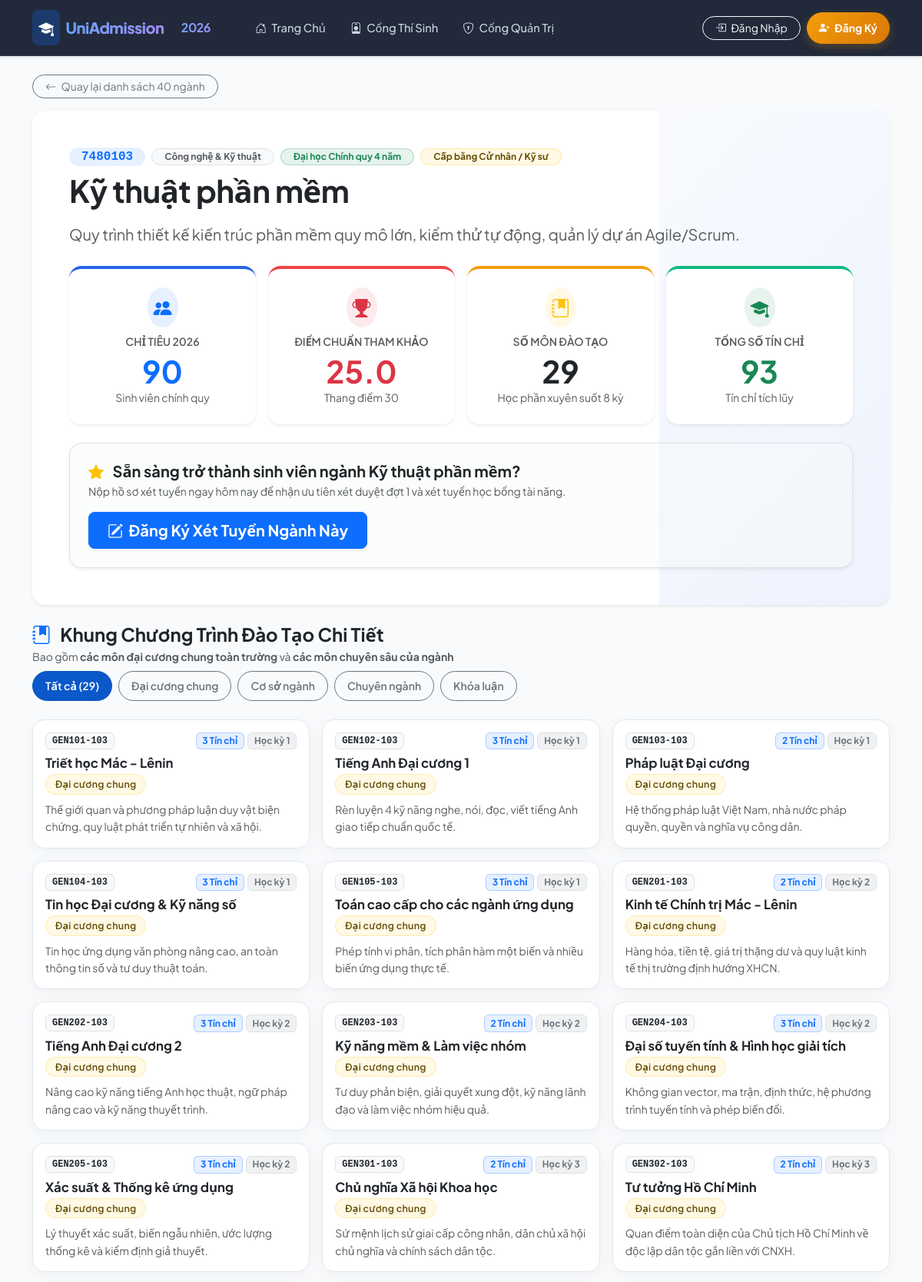
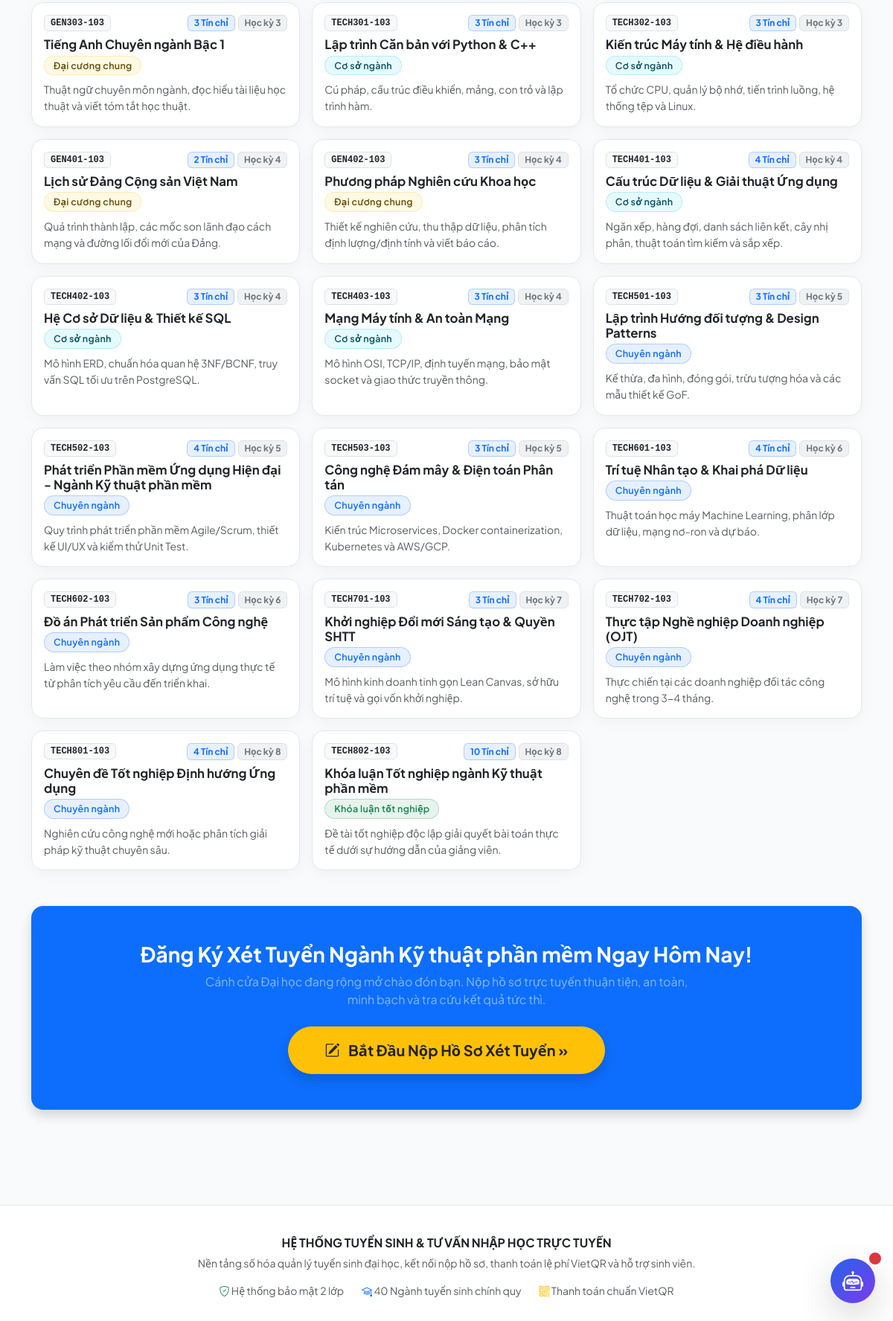
The app's page /majors/3 with its own data (2 pictures, top to bottom).
### app/models.py (models this page shows)
class Major(Base):
    __tablename__ = "majors"
    id = Column(Integer, primary_key=True, index=True)
    code = Column(String(20), unique=True, index=True, nullable=False) # VD: 7480201 (CNTT)
    name = Column(String(200), nullable=False)                         # Công nghệ thông tin
    category = Column(String(100), default="Công nghệ & Kỹ thuật")     # Khối ngành
    description = Column(Text, nullable=True)                          # Giới thiệu ngành học & chuẩn đầu ra
    quota = Column(Integer, default=50)                               # Chỉ tiêu tuyển sinh
    benchmark_score = Column(Float, default=0.0)                      # Điểm chuẩn trúng tuyển (sau lọc ảo)
    applications = relationship("AdmissionApplication", back_populates="major", foreign_keys="[AdmissionApplication.major_id]")
    applications_nv2 = relationship("AdmissionApplication", back_populates="major_nv2", foreign_keys="[AdmissionApplication.major_nv2_id]")
    subjects = relationship("Subject", back_populates="major", cascade="all, delete-orphan")

class Subject(Base):
    __tablename__ = "subjects"
    id = Column(Integer, primary_key=True, index=True)
    code = Column(String(30), index=True, nullable=False)              # VD: GEN101, IT101, BA203
    name = Column(String(200), nullable=False)                         # Tên môn học
    credits = Column(Integer, default=3)                               # Số tín chỉ (2, 3, 4)
    semester = Column(Integer, default=1)                              # Học kỳ (1 đến 8)
    subject_type = Column(String(50), default="Cơ sở ngành")          # Đại cương, Cơ sở ngành, Chuyên ngành
    description = Column(Text, nullable=True)                          # Tóm tắt nội dung môn học
    major_id = Column(Integer, ForeignKey("majors.id"), nullable=False)
    major = relationship("Major", back_populates="subjects")

### app/routers/web_views.py (the view)
@router.get("/majors/{major_id}")
def major_detail_page(major_id: int, request: Request, db: Session = Depends(get_db)):
    user = get_current_user(request, db)
    major = db.query(Major).filter(Major.id == major_id).first()
    if not major:
        raise HTTPException(status_code=404, detail="Không tìm thấy ngành học!")
    subjects = db.query(Subject).filter(Subject.major_id == major_id).order_by(Subject.semester, Subject.code).all()
    total_credits = sum(s.credits for s in subjects)
    return templates.TemplateResponse("major_detail.html", {
        "request": request,
        "user": user,
        "major": major,
        "subjects": subjects,
        "total_credits": total_credits
    })

### app/templates/major_detail.html (shortened to what this page needs)
{% extends "base.html" %}
{% block content %}
<div class="mb-4">
    <a href="/" class="btn btn-sm btn-outline-secondary rounded-pill mb-3 px-3">
        <i class="bi bi-arrow-left me-1"></i> Quay lại danh sách 40 ngành
    </a>
    <div class="card card-modern p-4 p-lg-5 bg-white border-0 shadow-sm mb-4 position-relative overflow-hidden">
        <div class="position-relative">
            <div class="d-flex align-items-center gap-2 mb-2 flex-wrap">
                <span class="badge bg-primary bg-opacity-10 text-primary font-monospace fs-6 px-3 py-1 rounded-pill fw-bold">{{ major.code }}</span>
                <span class="badge bg-light text-muted border px-3 py-1 rounded-pill">{{ major.category }}</span>
                <span class="badge bg-success bg-opacity-10 text-success border border-success border-opacity-25 px-3 py-1 rounded-pill">Đại học Chính quy 4 năm</span>
                <span class="badge bg-warning bg-opacity-10 text-warning-emphasis border border-warning border-opacity-25 px-3 py-1 rounded-pill">Cấp bằng Cử nhân / Kỹ sư</span>
            </div>
            <h2 class="display-6 fw-bold text-dark mb-3 mt-1" style="letter-spacing: -0.5px;">{{ major.name }}</h2>
            <p class="text-muted fs-5 mb-4" style="line-height: 1.7; max-width: 900px;">{{ major.description }}</p>
            <div class="row g-3 mb-4">
                <div class="col-6 col-md-3">
                    <div class="card card-modern p-3 p-md-4 border-0 shadow-sm text-center h-100 bg-white" style="border-top: 4px solid #2563eb !important;">
                        <div class="d-inline-flex p-2 rounded-circle bg-primary bg-opacity-10 text-primary mb-2 mx-auto">
                            <i class="bi bi-people-fill fs-4"></i>
                        </div>
                        <div class="small text-muted text-uppercase fw-semibold mb-1">Chỉ tiêu 2026</div>
                        <div class="display-6 fw-bold text-primary mb-0">{{ major.quota }}</div>
                        <div class="small text-muted">Sinh viên chính quy</div>
                    </div>
                </div>
                <div class="col-6 col-md-3">
                    <div class="card card-modern p-3 p-md-4 border-0 shadow-sm text-center h-100 bg-white" style="border-top: 4px solid #ef4444 !important;">
                        <div class="d-inline-flex p-2 rounded-circle bg-danger bg-opacity-10 text-danger mb-2 mx-auto">
                            <i class="bi bi-trophy-fill fs-4"></i>
                        </div>
                        <div class="small text-muted text-uppercase fw-semibold mb-1">Điểm chuẩn tham khảo</div>
                        <div class="display-6 fw-bold text-danger mb-0">{{ major.benchmark_score if major.benchmark_score > 0 else '24.5' }}</div>
                        <div class="small text-muted">Thang điểm 30</div>
                    </div>
                </div>
                <div class="col-6 col-md-3">
                    <div class="card card-modern p-3 p-md-4 border-0 shadow-sm text-center h-100 bg-white" style="border-top: 4px solid #f59e0b !important;">
                        <div class="d-inline-flex p-2 rounded-circle bg-warning bg-opacity-10 text-warning mb-2 mx-auto">
                            <i class="bi bi-journal-bookmark-fill fs-4"></i>
                        </div>
                        <div class="small text-muted text-uppercase fw-semibold mb-1">Số môn đào tạo</div>
                        <div class="display-6 fw-bold text-dark mb-0">{{ subjects|length }}</div>
                        <div class="small text-muted">Học phần xuyên suốt 8 kỳ</div>
                    </div>
                </div>
                <div class="col-6 col-md-3">
                    <div class="card card-modern p-3 p-md-4 border-0 shadow-sm text-center h-100 bg-white" style="border-top: 4px solid #10b981 !important;">
                        <div class="d-inline-flex p-2 rounded-circle bg-success bg-opacity-10 text-success mb-2 mx-auto">
                            <i class="bi bi-mortarboard-fill fs-4"></i>
                        </div>
                        <div class="small text-muted text-uppercase fw-semibold mb-1">Tổng số tín chỉ</div>
                        <div class="display-6 fw-bold text-success mb-0">{{ total_credits }}</div>
                        <div class="small text-muted">Tín chỉ tích lũy</div>
                    </div>
                </div>
            </div>
            <div class="card p-4 border rounded-4 bg-light bg-opacity-50 shadow-sm">
                <div class="d-flex justify-content-between align-items-center flex-wrap gap-3">
                    <div>
                        <h5 class="fw-bold text-dark mb-1"><i class="bi bi-star-fill text-warning me-2"></i> Sẵn sàng trở thành sinh viên ngành {{ major.name }}?</h5>
                        <p class="text-muted small mb-0">Nộp hồ sơ xét tuyển ngay hôm nay để nhận ưu tiên xét duyệt đợt 1 và xét tuyển học bổng tài năng.</p>
                    </div>
                    <div>
                        <a href="/student" class="btn btn-primary btn-lg px-4 py-2 fw-bold shadow-sm text-nowrap">
                            <i class="bi bi-pencil-square me-1"></i> Đăng Ký Xét Tuyển Ngành Này
                        </a>
                    </div>
                </div>
            </div>
        </div>
    </div>
    <div class="d-flex justify-content-between align-items-center mb-4 flex-wrap gap-2">
        <div>
            <h4 class="fw-bold mb-1 text-dark"><i class="bi bi-journal-bookmark-fill text-primary me-2"></i> Khung Chương Trình Đào Tạo Chi Tiết</h4>
            <p class="text-muted mb-0 small">Bao gồm <strong>các môn đại cương chung toàn trường</strong> và <strong>các môn chuyên sâu của ngành</strong></p>
        </div>
        <div class="d-flex gap-2 flex-wrap" id="subjectFilterPills">
            <button class="btn btn-sm btn-primary active sub-filter-btn rounded-pill px-3 py-2 fw-semibold" onclick="filterSubjects('ALL', this)">Tất cả ({{ subjects|length }})</button>
            <button class="btn btn-sm btn-outline-secondary sub-filter-btn rounded-pill px-3 py-2 fw-semibold" onclick="filterSubjects('Đại cương chung', this)">Đại cương chung</button>
            <button class="btn btn-sm btn-outline-secondary sub-filter-btn rounded-pill px-3 py-2 fw-semibold" onclick="filterSubjects('Cơ sở ngành', this)">Cơ sở ngành</button>
            <button class="btn btn-sm btn-outline-secondary sub-filter-btn rounded-pill px-3 py-2 fw-semibold" onclick="filterSubjects('Chuyên ngành', this)">Chuyên ngành</button>
            <button class="btn btn-sm btn-outline-secondary sub-filter-btn rounded-pill px-3 py-2 fw-semibold" onclick="filterSubjects('Khóa luận tốt nghiệp', this)">Khóa luận</button>
        </div>
    </div>
    <div class="row g-3" id="subjectsGrid">
        {% for s in subjects %}
        <div class="col-md-6 col-lg-4 subject-item" data-type="{{ s.subject_type }}">
            <div class="card card-modern h-100 p-3 bg-white">
                <div class="d-flex justify-content-between align-items-start mb-2">
                    <span class="badge bg-light text-dark border font-monospace px-2 py-1">{{ s.code }}</span>
                    <div class="d-flex gap-1">
                        <span class="badge bg-primary bg-opacity-10 text-primary border border-primary border-opacity-25">{{ s.credits }} Tín chỉ</span>
                        <span class="badge bg-secondary bg-opacity-10 text-secondary border">Học kỳ {{ s.semester }}</span>
                    </div>
                </div>
                <h6 class="fw-bold text-dark mb-1" style="font-size: 1.05rem;">{{ s.name }}</h6>
                <div class="mb-2">
                    {% if s.subject_type == 'Đại cương chung' %}
                        <span class="badge bg-warning bg-opacity-10 text-warning-emphasis border border-warning border-opacity-25 badge-pill">{{ s.subject_type }}</span>
                    {% elif s.subject_type == 'Cơ sở ngành' %}
                        <span class="badge bg-info bg-opacity-10 text-info-emphasis border border-info border-opacity-25 badge-pill">{{ s.subject_type }}</span>
                    {% elif s.subject_type == 'Chuyên ngành' %}
                        <span class="badge bg-primary bg-opacity-10 text-primary border border-primary border-opacity-25 badge-pill">{{ s.subject_type }}</span>
                    {% else %}
                        <span class="badge bg-success bg-opacity-10 text-success border border-success border-opacity-25 badge-pill">{{ s.subject_type }}</span>
                    {% endif %}
                </div>
                <p class="text-muted small mb-0 flex-grow-1" style="line-height: 1.6;">{{ s.description }}</p>
            </div>
        </div>
        {% endfor %}
    </div>
    <div class="card card-modern p-4 p-md-5 mt-5 text-center bg-primary text-white border-0 shadow">
        <h3 class="fw-bold mb-2">Đăng Ký Xét Tuyển Ngành {{ major.name }} Ngay Hôm Nay!</h3>
        <p class="fs-6 text-white-50 mb-4" style="max-width: 650px; margin: 0 auto;">Cánh cửa Đại học đang rộng mở chào đón bạn. Nộp hồ sơ trực tuyến thuận tiện, an toàn, minh bạch và tra cứu kết quả tức thì.</p>
        <div>
            <a href="/student" class="btn btn-warning text-dark btn-lg px-5 py-3 fw-bold rounded-pill shadow">
                <i class="bi bi-pencil-square me-2"></i> Bắt Đầu Nộp Hồ Sơ Xét Tuyển &raquo;
            </a>
        </div>
    </div>
</div>
{% endblock %}

### app/templates/base.html (style rules this page uses)
:root { --primary: #2563eb; --primary-dark: #1d4ed8; --primary-light: #eff6ff; --secondary: #0f172a; --accent: #f59e0b; --success: #10b981; --danger: #ef4444; --surface: #ffffff; --background: #f8fafc; --border: #e2e8f0; --text-main: #1e293b; --text-muted: #64748b; }
body { background-color: var(--background); color: var(--text-main); font-family: 'Plus Jakarta Sans', system-ui, -apple-system, sans-serif; -webkit-font-smoothing: antialiased; }
.card-modern { background: var(--surface); border: 1px solid var(--border); border-radius: 16px; box-shadow: 0 4px 20px -2px rgba(15, 23, 42, 0.05); transition: all 0.25s cubic-bezier(0.16, 1, 0.3, 1); }
.badge-pill { padding: 6px 12px; border-radius: 20px; font-weight: 600; font-size: 0.78rem; letter-spacing: 0.3px; }

### records on screen
Major: code "7480103", category "Công nghệ & Kỹ thuật", name "Kỹ thuật phần mềm", description "Quy trình thiết kế kiến trúc phần mềm quy mô lớn, kiểm thử tự động, quản lý dự án Agile/Scrum.", quota "90", benchmark_score "25.0"
Subject: code "GEN101-103", credits "3", semester "1", name "Triết học Mác - Lênin", subject_type "Đại cương chung", description "Thế giới quan và phương pháp luận duy vật biện chứng, quy luật phát triển tự nhiên và xã hội."
Subject: code "GEN102-103", credits "3", semester "1", name "Tiếng Anh Đại cương 1", subject_type "Đại cương chung", description "Rèn luyện 4 kỹ năng nghe, nói, đọc, viết tiếng Anh giao tiếp chuẩn quốc tế."
Subject: code "GEN103-103", credits "2", semester "1", name "Pháp luật Đại cương", subject_type "Đại cương chung", description "Hệ thống pháp luật Việt Nam, nhà nước pháp quyền, quyền và nghĩa vụ công dân."
Subject: code "GEN104-103", credits "3", semester "1", name "Tin học Đại cương & Kỹ năng số", subject_type "Đại cương chung", description "Tin học ứng dụng văn phòng nâng cao, an toàn thông tin số và tư duy thuật toán."
Subject: code "GEN105-103", credits "3", semester "1", name "Toán cao cấp cho các ngành ứng dụng", subject_type "Đại cương chung", description "Phép tính vi phân, tích phân hàm một biến và nhiều biến ứng dụng thực tế."
Subject: code "GEN201-103", credits "2", semester "2", name "Kinh tế Chính trị Mác - Lênin", subject_type "Đại cương chung", description "Hàng hóa, tiền tệ, giá trị thặng dư và quy luật kinh tế thị trường định hướng XHCN."
Subject: code "GEN202-103", credits "3", semester "2", name "Tiếng Anh Đại cương 2", subject_type "Đại cương chung", description "Nâng cao kỹ năng tiếng Anh học thuật, ngữ pháp nâng cao và kỹ năng thuyết trình."
Subject: code "GEN203-103", credits "2", semester "2", name "Kỹ năng mềm & Làm việc nhóm", subject_type "Đại cương chung", description "Tư duy phản biện, giải quyết xung đột, kỹ năng lãnh đạo và làm việc nhóm hiệu quả."
Subject: code "GEN204-103", credits "3", semester "2", name "Đại số tuyến tính & Hình học giải tích", subject_type "Đại cương chung", description "Không gian vector, ma trận, định thức, hệ phương trình tuyến tính và phép biến đổi."
Subject: code "GEN205-103", credits "3", semester "2", name "Xác suất & Thống kê ứng dụng", subject_type "Đại cương chung", description "Lý thuyết xác suất, biến ngẫu nhiên, ước lượng thống kê và kiểm định giả thuyết."
Subject: code "GEN301-103", credits "2", semester "3", name "Chủ nghĩa Xã hội Khoa học", subject_type "Đại cương chung", description "Sứ mệnh lịch sử giai cấp công nhân, dân chủ xã hội chủ nghĩa và chính sách dân tộc."
Subject: code "GEN302-103", credits "2", semester "3", name "Tư tưởng Hồ Chí Minh", subject_type "Đại cương chung", description "Quan điểm toàn diện của Chủ tịch Hồ Chí Minh về độc lập dân tộc gắn liền với CNXH."
Subject: code "GEN303-103", credits "3", semester "3", name "Tiếng Anh Chuyên ngành Bậc 1", subject_type "Đại cương chung", description "Thuật ngữ chuyên môn ngành, đọc hiểu tài liệu học thuật và viết tóm tắt học thuật."
Subject: code "TECH301-103", credits "3", semester "3", name "Lập trình Căn bản với Python & C++", subject_type "Cơ sở ngành", description "Cú pháp, cấu trúc điều khiển, mảng, con trỏ và lập trình hàm."
Subject: code "TECH302-103", credits "3", semester "3", name "Kiến trúc Máy tính & Hệ điều hành", subject_type "Cơ sở ngành", description "Tổ chức CPU, quản lý bộ nhớ, tiến trình luồng, hệ thống tệp và Linux."
Subject: code "GEN401-103", credits "2", semester "4", name "Lịch sử Đảng Cộng sản Việt Nam", subject_type "Đại cương chung", description "Quá trình thành lập, các mốc son lãnh đạo cách mạng và đường lối đổi mới của Đảng."
Subject: code "GEN402-103", credits "3", semester "4", name "Phương pháp Nghiên cứu Khoa học", subject_type "Đại cương chung", description "Thiết kế nghiên cứu, thu thập dữ liệu, phân tích định lượng/định tính và viết báo cáo."
Subject: code "TECH401-103", credits "4", semester "4", name "Cấu trúc Dữ liệu & Giải thuật Ứng dụng", subject_type "Cơ sở ngành", description "Ngăn xếp, hàng đợi, danh sách liên kết, cây nhị phân, thuật toán tìm kiếm và sắp xếp."
Subject: code "TECH402-103", credits "3", semester "4", name "Hệ Cơ sở Dữ liệu & Thiết kế SQL", subject_type "Cơ sở ngành", description "Mô hình ERD, chuẩn hóa quan hệ 3NF/BCNF, truy vấn SQL tối ưu trên PostgreSQL."
Subject: code "TECH403-103", credits "3", semester "4", name "Mạng Máy tính & An toàn Mạng", subject_type "Cơ sở ngành", description "Mô hình OSI, TCP/IP, định tuyến mạng, bảo mật socket và giao thức truyền thông."
Subject: code "TECH501-103", credits "3", semester "5", name "Lập trình Hướng đối tượng & Design Patterns", subject_type "Chuyên ngành", description "Kế thừa, đa hình, đóng gói, trừu tượng hóa và các mẫu thiết kế GoF."
Subject: code "TECH502-103", credits "4", semester "5", name "Phát triển Phần mềm Ứng dụng Hiện đại - Ngành Kỹ thuật phần mềm", subject_type "Chuyên ngành", description "Quy trình phát triển phần mềm Agile/Scrum, thiết kế UI/UX và kiểm thử Unit Test."
Subject: code "TECH503-103", credits "3", semester "5", name "Công nghệ Đám mây & Điện toán Phân tán", subject_type "Chuyên ngành", description "Kiến trúc Microservices, Docker containerization, Kubernetes và AWS/GCP."
Subject: code "TECH601-103", credits "4", semester "6", name "Trí tuệ Nhân tạo & Khai phá Dữ liệu", subject_type "Chuyên ngành", description "Thuật toán học máy Machine Learning, phân lớp dữ liệu, mạng nơ-ron và dự báo."
Subject: code "TECH602-103", credits "3", semester "6", name "Đồ án Phát triển Sản phẩm Công nghệ", subject_type "Chuyên ngành", description "Làm việc theo nhóm xây dựng ứng dụng thực tế từ phân tích yêu cầu đến triển khai."
Subject: code "TECH701-103", credits "3", semester "7", name "Khởi nghiệp Đổi mới Sáng tạo & Quyền SHTT", subject_type "Chuyên ngành", description "Mô hình kinh doanh tinh gọn Lean Canvas, sở hữu trí tuệ và gọi vốn khởi nghiệp."
Subject: code "TECH702-103", credits "4", semester "7", name "Thực tập Nghề nghiệp Doanh nghiệp (OJT)", subject_type "Chuyên ngành", description "Thực chiến tại các doanh nghiệp đối tác công nghệ trong 3-4 tháng."
Subject: code "TECH801-103", credits "4", semester "8", name "Chuyên đề Tốt nghiệp Định hướng Ứng dụng", subject_type "Chuyên ngành", description "Nghiên cứu công nghệ mới hoặc phân tích giải pháp kỹ thuật chuyên sâu."
Subject: code "TECH802-103", credits "10", semester "8", name "Khóa luận Tốt nghiệp ngành Kỹ thuật phần mềm", subject_type "Khóa luận tốt nghiệp", description "Đề tài tốt nghiệp độc lập giải quyết bài toán thực tế dưới sự hướng dẫn của giảng viên."

### other values on screen
{{ subjects|length }} "29"
{{ total_credits }} "93"
